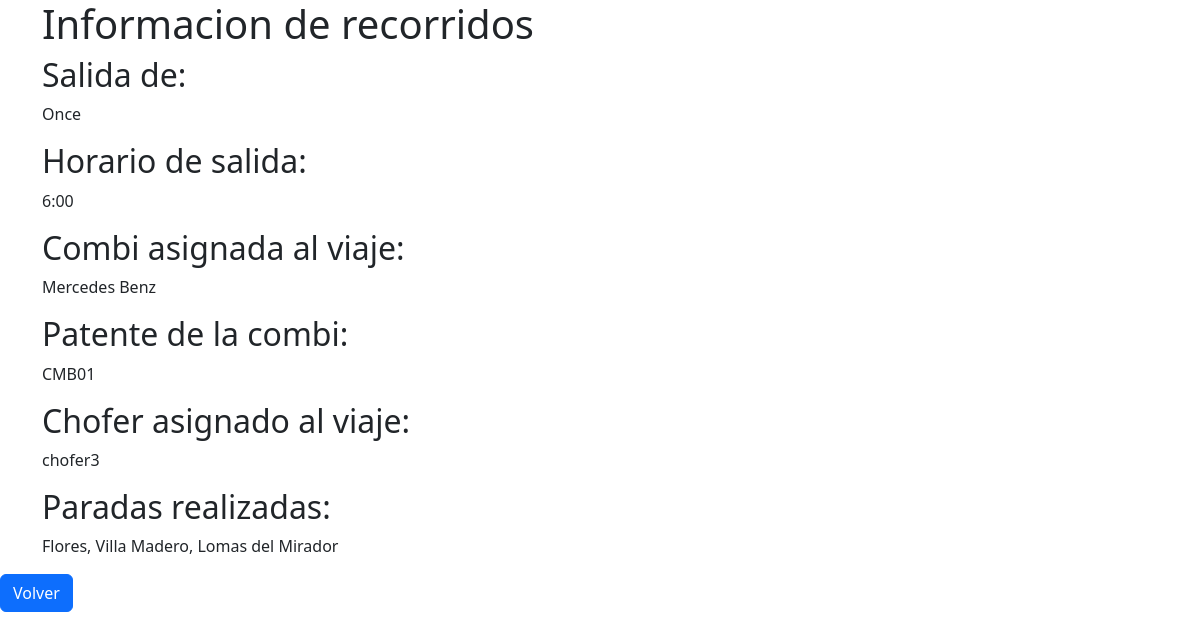
The app's page /inforecfijos/inforec2.php?txtID=1 with its own data.
### tables this page shows
CREATE TABLE `recorridofijo2` (
  `id` int(11) NOT NULL,
  `salida` varchar(100) NOT NULL,
  `horariofijo` varchar(100) NOT NULL,
  `id_combiasignada` int(11) NOT NULL,
  `id_choferasignado` int(11) NOT NULL,
  `paradas_recorrido` varchar(250) NOT NULL
);

### inforecfijos/inforec2.php (the view, shortened to what this page needs)
<?php
include("../administrador/configuracion/bd.php");
$url_base = "http://localhost/pcfinal/";
if (isset($_GET['txtID'])) {
    $txtID = $_GET['txtID'];
    $select = "SELECT * FROM recorridofijo2 WHERE id = '$txtID'";
    $consulta = mysqli_query($conn, $select);
    $lectura = mysqli_fetch_array($consulta);
    $query_rec_fijo2  = "SELECT *,(SELECT modelo_combi
FROM combis
WHERE combis.id = recorridofijo2.id_combiasignada limit 1) as combienuso2,(SELECT patente_combi
FROM combis
WHERE combis.id = recorridofijo2.id_combiasignada limit 1) as patente2,(SELECT capacidad_combi
FROM combis
WHERE combis.id = recorridofijo2.id_combiasignada limit 1) as capacidad2,(SELECT nombrechofer
FROM choferes
WHERE choferes.id = recorridofijo2.id_choferasignado limit 1) as choferasignado2
FROM recorridofijo2   WHERE id = '$txtID'";
    $consulta_rec_fijo2 = mysqli_query($conn, $query_rec_fijo2);
} ?>
<!doctype html>
<html lang="en">
<head>
    <link href="https://cdn.jsdelivr.net/npm/bootstrap@5.2.1/dist/css/bootstrap.min.css" rel="stylesheet">
</head>
<body>
    <main class="container">
        <h1>Informacion de recorridos</h1>
        <h2>Salida de:</h2>
        <p><?php echo $lectura['salida']; ?></p>
        <h2>Horario de salida:</h2>
        <p><?php echo $lectura['horariofijo']; ?></p>
        <h2>Combi asignada al viaje:</h2>
        <?php foreach ($consulta_rec_fijo2 as $registro) { ?>
            <p><?php echo $registro['combienuso2']; ?></p>
            <h2>Patente de la combi:</h2>
            <p><?php echo $registro['patente2']; ?></p>
            <h2>Chofer asignado al viaje:</h2>
            <p><?php echo $registro['choferasignado2']; ?></p>
        <?php } ?>
        <h2>Paradas realizadas:</h2>
        <p><?php echo $lectura['paradas_recorrido']; ?></p>
    </main>
    <footer>
        <a name="" id="" class="btn btn-primary" href="<?php echo $url_base ?>servicios.php" role="button">Volver</a>
    </footer>
</body>
</html>

### records on screen
recorridofijo2: salida "Once", horariofijo "6:00", combienuso2 "Mercedes Benz", patente2 "CMB01", choferasignado2 "chofer3", paradas_recorrido "Flores, Villa Madero, Lomas del Mirador"
